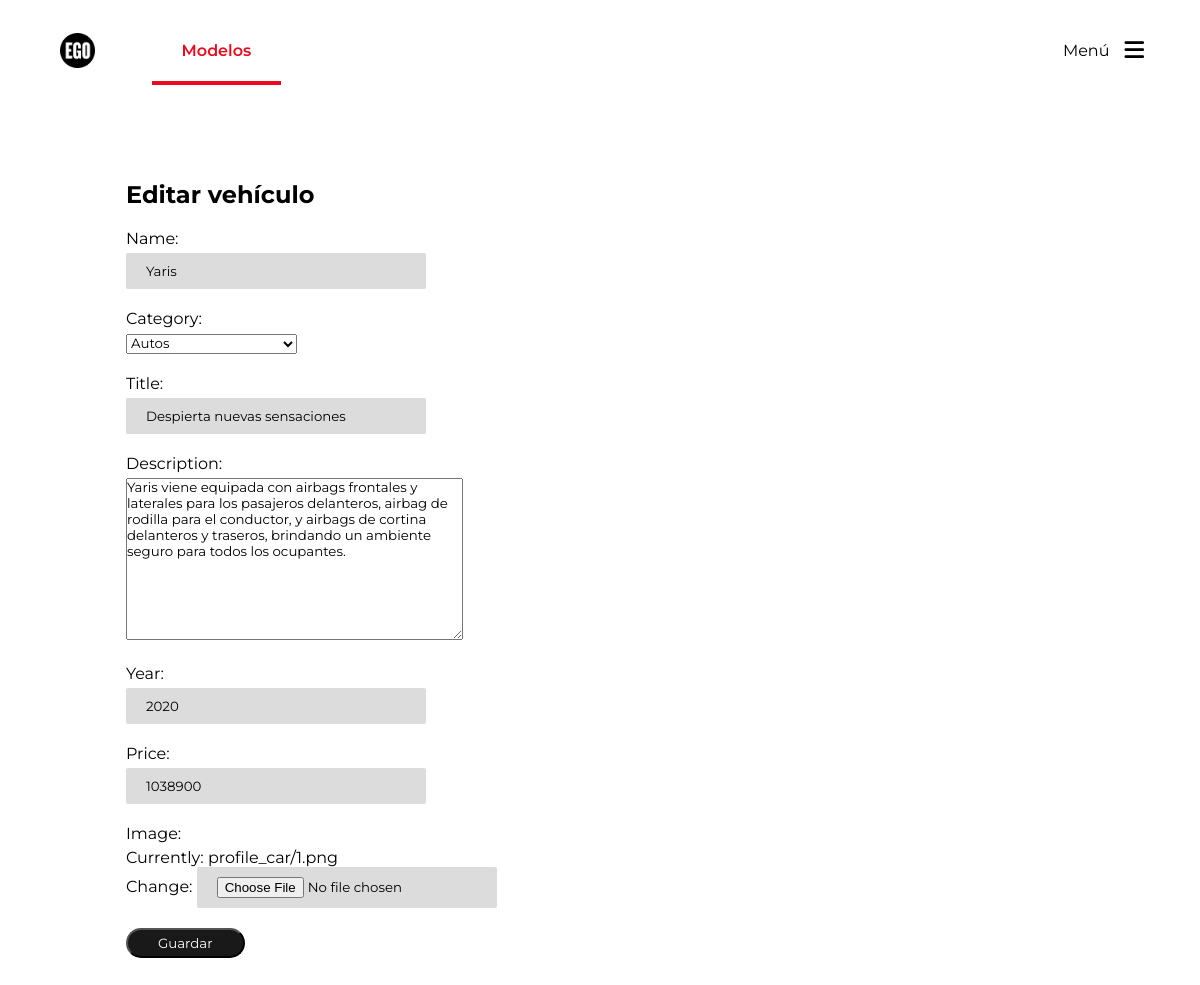
Screenshot of /car/16/edit (signed in) with the database file from the repository.
### main/models.py (models this page shows, shortened)
class Car(models.Model):
    name = models.CharField(max_length=64)
    category = models.CharField(max_length=64, choices=CATEGORY_CHOICES, default='1')
    title = models.CharField(max_length=64, blank=True)
    description = models.TextField(blank=True)
    year = models.PositiveIntegerField()
    price = models.PositiveIntegerField()
    image = models.ImageField(upload_to="profile_car", null=True)

### main/views.py (the view, shortened to what this page needs)
# urls.py: path('car/<int:id_veh>/edit', views.edit_car, name="edit_car"),
@login_required
def edit_car(req, id_veh):
    car = Car.objects.get(pk=id_veh) # se obtiene el set de datos que pertenece a la pk que le pasamos
    form = CreateNewCar(instance=car) # se setean esos datos en un nuevo formulario para editarlos
    return render(req, 'edit_car.html', {
        "name": "Editar vehículo",
        "form": form
    })

### main/forms.py
class CreateNewCar(ModelForm):
    class Meta:
        model = Car
        fields = ['name', 'category', 'title', 'description', 'year', 'price', 'image']

### main/templates/edit_car.html (shortened to what this page needs)
{% extends 'layout/base.html' %}
{% block body %}
    <h2>{{name}}</h2>
    <form method="POST">
        {{ form.as_p }}
        <button type="submit">Guardar</button>
    </form>
{% endblock%}

### main/static/styles.css (style rules this page uses)
* { padding:0;margin:0;font-family:"Montserrat",sans-serif;list-style:none;-webkit-box-sizing:border-box;box-sizing:border-box }
html { scroll-behavior:smooth }
body { overflow-x:hidden;width:100%;height:100%;position:relative;min-height:100vh;margin-bottom:100px }
a { text-decoration:none;color:black;cursor:pointer }
form label { display:block;margin-bottom:5px }
form input { background:rgb(220,220,220);border:none;padding:10px 20px;border-radius:2px;width:300px }
form p { margin:20px 0px }
form button { background:#191919;padding:5px 30px;color:white;border-radius:40px;cursor:pointer }

### rows the page displays
Car: name "Yaris", category "Autos", title "Despierta nuevas sensaciones", description "Yaris viene equipada con airbags frontales y laterales para los pasajeros delanteros, airbag de rodilla para el conductor, y airbags de cortina delanteros y traseros, brindando un ambiente seguro para todos los ocupantes.", year "2020", price "1038900"

### other values shown
{{ name }} "Editar vehículo"
